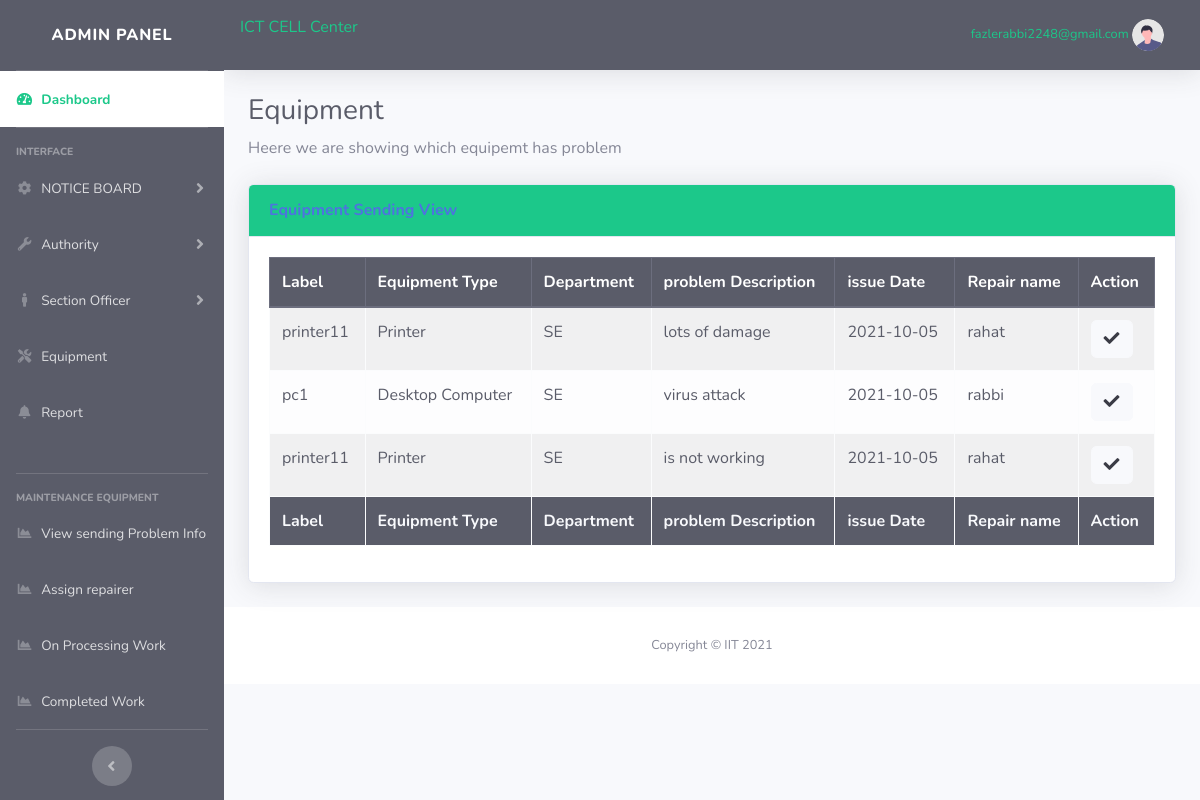
The app's page /adminpanel/on-processing-work.php (signed in) with its own data.
### tables this page shows
CREATE TABLE `equipment` (
  `EquipmentID` int(11) NOT NULL,
  `Label` varchar(50) NOT NULL,
  `Equipment_Type` varchar(70) NOT NULL,
  `included_date` date NOT NULL,
  `expire_date` date NOT NULL,
  `Department` varchar(70) NOT NULL
);

CREATE TABLE `equipmmentproblem` (
  `prob_id` int(11) NOT NULL,
  `EquipmentID` int(11) NOT NULL,
  `prob_desc` varchar(1000) NOT NULL,
  `issue_date` date NOT NULL
);

CREATE TABLE `onprocess` (
  `prob_id` int(100) NOT NULL,
  `EquipmentID` int(100) NOT NULL,
  `repair_name` varchar(100) NOT NULL
);

### adminpanel/on-processing-work.php (the view, shortened to what this page needs)
<?php  include("includes/header.php"); ?>
<?php  include("includes/navbar.php"); ?>
                <div class="container-fluid">
                    <h1 class="h3 mb-2 text-gray-800">Equipment  </h1>
                    <p class="mb-4">
                      Heere we are showing which equipemt has problem
                    </p>
                    <div class="card shadow mb-4">
                        <div class="card-header py-3 bg-success">
                            <h6 class="m-0 font-weight-bold text-primary">Equipment Sending View</h6>
                        </div>
                        <div class="card-body">
                                                          <table class="table table-bordered table-striped table-light" id="dataTable" width="100%" cellspacing="0">
                                    <thead class="thead-dark">
                                        <tr>
                                            <th>Label </th>
                                            <th>Equipment Type</th>
                                            <th>Department</th>
                                            <th>problem Description</th>
                                            <th>issue Date</th>
                                             <th>Repair name</th>
                                            <th>Action</th>
                                        </tr>
                                    </thead>
                                    <tfoot class="bg-dark">
                                        <tr class="text-light">
                                            <th>Label </th>
                                            <th>Equipment Type</th>
                                            <th>Department</th>
                                            <th>problem Description</th>
                                            <th>issue Date</th>
                                            <th>Repair name</th>
                                            <th>Action</th>
                                        </tr>
                                    </tfoot>
                                    <tbody>
                                         <?php  include("conn.php"); ?>
                                                  <?php
                                                     $sql= "select * from equipment e,equipmmentproblem p,onprocess o where  e.EquipmentID=p.EquipmentID and p.EquipmentID=o.EquipmentID";
                                                      $Q=mysqli_query($conn,$sql);
                                                      while($data=mysqli_fetch_assoc($Q)){
                                                  ?>
                                                  <tr class="text-dark">
                                                      <td><?php echo $data['Label'];?></td>
                                                       <td><?php echo $data['Equipment_Type'];?></td>
                                                      <td><?php echo $data['Department']?></td>
                                                      <td><?= $data['prob_desc']; ?></td>
                                                      <td><?= $data['issue_date']; ?></td>
                                                      <td><?= $data['repair_name']; ?></td>
                                                      <td>
                                                              <form action="on-processinginfo.php" method="post">
                                                              <button type="submit" name="complete_btn" class="btn btn-light"><i class="fas fa-check"></i></button>
                                                            </form>
                                                        </td>
                                                    </tr>
                                                    <?php } ?>
                                    </tbody>
                                </table>
                     </div>
                     </div>
                     </div>
<?php  include("includes/footer.php"); ?>

### records on screen
equipment: Label "printer11", Equipment_Type "Printer", Department "SE", equipmmentproblem.prob_desc "lots of damage", equipmmentproblem.issue_date "2021-10-05", onprocess.repair_name "rahat", equipmmentproblem.prob_desc "is not working"
equipment: Label "pc1", Equipment_Type "Desktop Computer", Department "SE", equipmmentproblem.prob_desc "virus attack", equipmmentproblem.issue_date "2021-10-05", onprocess.repair_name "rabbi"

### other values on screen
$_SESSION['username'] "fazlerabbi2248@gmail.com"
